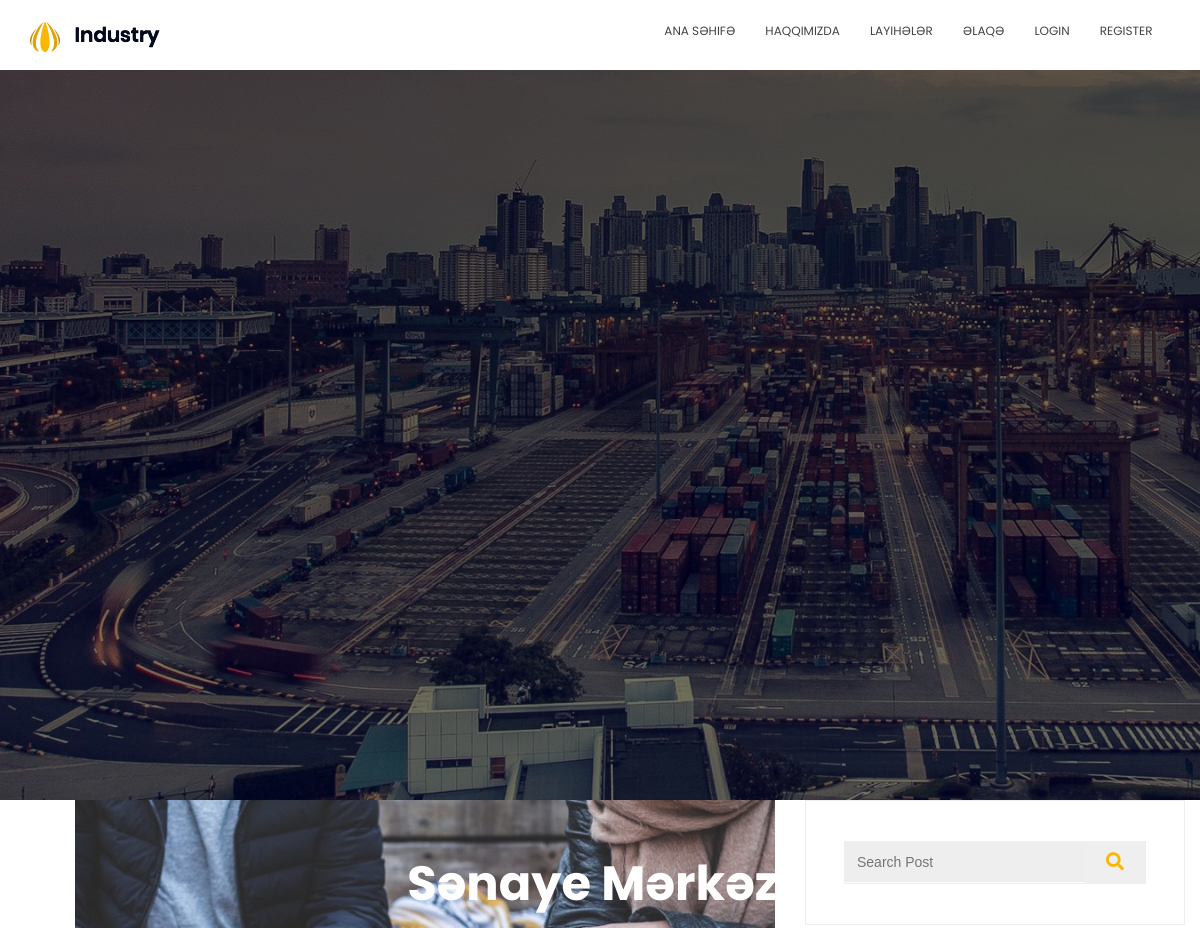
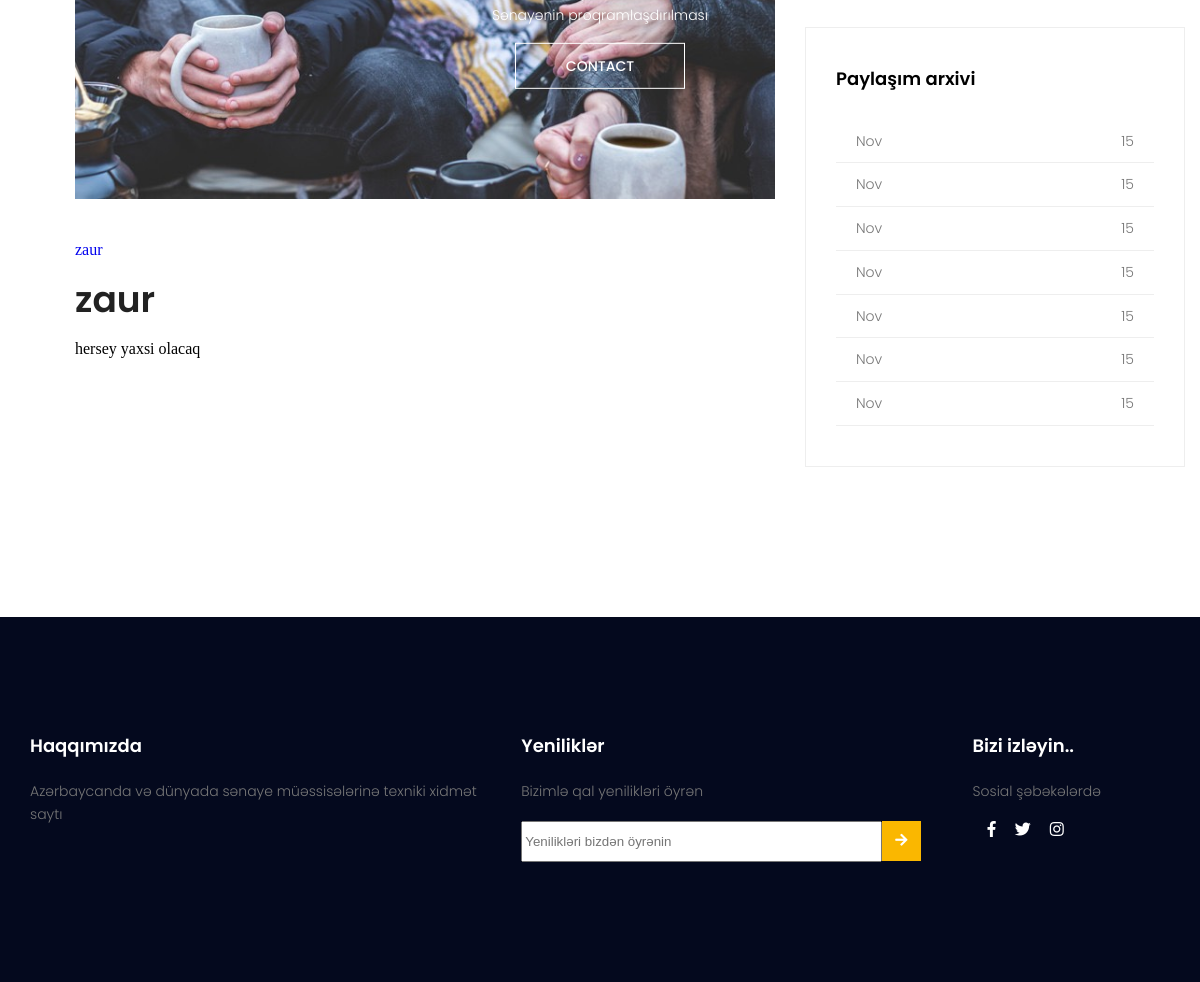
The page /industry/projects on the database its author committed (2 pictures, top to bottom).
### app/models.py (models this page shows, shortened)
class Project(db.Model):
    id=db.Column(db.Integer, primary_key=True)
    title = db.Column(db.String(255), nullable=False)
    category=db.Column(db.String(255), nullable=False)
    text=db.Column(db.Text(), nullable=False)
    photoURL=db.Column(db.String())

### app/views.py (the view)
@app.route('/industry/projects')
def appprojects():
    alldata=Project.query.all()
    return render_template('app/projects.html', allprojects=alldata)

### templates/app/projects.html (shortened to what this page needs)
{% extends '/app/layout.html' %}
{% block pageinner%}
    <section class="blog">
        <div class="container">
            <div class="row">
                <div class="col-md-8">
                    {% for row in allprojects%}
                    <div class="single-post">
                        <img src="../../static/admin/{{row.photoURL}}" class="single-img" alt="">
                        <ul class="tags">
                            <li><a href="#">{{row.category}}</a></li>
                        </ul>
                        <h1>{{row.title}}</h1>
                        <p>{{row.text}}</p>
                    </div>
                    {% endfor %}
                </div>
                <div class="col-md-4">
                    <div class="widget">
                        <form action="" class="post-search" style="margin:auto; max-width:300px;">
                            <input type="text" placeholder="Search Post" name="search2">
                            <button type="submit">
                                <i class="fa fa-search"></i>
                            </button>
                        </form>
                    </div>
                    <div class="widget">
                        <h4 class="widget-title">Paylaşım arxivi</h4>
                        <ul>
                            <li>
                                <a href="#" class="widget-link">
                                    <h6>Nov</h6>
                                    <span>15</span>
                                </a>
                            </li>
                            <li>
                                <a href="#" class="widget-link">
                                    <h6>Nov</h6>
                                    <span>15</span>
                                </a>
                            </li>
                            <li>
                                <a href="#" class="widget-link">
                                    <h6>Nov</h6>
                                    <span>15</span>
                                </a>
                            </li>
                            <li>
                                <a href="#" class="widget-link">
                                    <h6>Nov</h6>
                                    <span>15</span>
                                </a>
                            </li>
                            <li>
                                <a href="#" class="widget-link">
                                    <h6>Nov</h6>
                                    <span>15</span>
                                </a>
                            </li>
                            <li>
                                <a href="#" class="widget-link">
                                    <h6>Nov</h6>
                                    <span>15</span>
                                </a>
                            </li>
                            <li>
                                <a href="#" class="widget-link">
                                    <h6>Nov</h6>
                                    <span>15</span>
                                </a>
                            </li>
                        </ul>
                    </div>
                </div>
            </div>
        </div>
    </section>
{% endblock pageinner%}

### css/main.css (style rules this page uses)
html, body, div, span, applet, object, iframe, h1, h2, h3, h4, h5, h6, p, blockquote, pre, a, abbr, acronym, address, big, cite, code, del, dfn, em, img, ins, kbd, q, s, samp, small, strike, strong, sub, sup, tt, var, b, u, i, center, dl, dt, dd, ol, ul, li, fieldset, form, label, legend, table, caption, tbody, tfoot, thead, tr, th, td, article, aside, canvas, details, embed, figure, figcaption, footer, header, hgroup, menu, nav, output, ruby, section, summary, time, mark, audio, video { margin: 0; padding: 0; border: 0; font-size: 100%; font: inherit; vertical-align: baseline; }
article, aside, details, figcaption, figure, footer, header, hgroup, menu, nav, section { display: block; }
body { line-height: 1; }
ol, ul { list-style: none; }
.row { width: 1140px; display: flex; justify-content: space-between; }
.col-md-8 { width: 66.666%; }
.col-md-4 { width: 33.3333%; }
.blog { margin-bottom: 120px; }
.container { width: 100%; margin: 0px auto; padding: 0px 15px; }
.row { display: flex; flex-wrap: wrap; justify-content: center; margin-right: auto; margin-left: auto; max-width: 1140px; }
.single-post { padding: 0 30px; margin-bottom: 30px; }
.single-img { max-width: 100%; height: auto; }
.tags { display: flex; margin-top: 40px; margin-bottom: 20px; }
.tags li a { text-decoration: none; }
.single-post h1 { font-size: 36px; font-family: "Poppins", sans-serif; color: #222222; font-weight: 600; line-height: 1.2em; text-align: left; margin-bottom: 20px; }
.widget { border: 1px solid #eee; padding: 40px 30px; margin-bottom: 30px; }
.post-search { border: 1px solid #eee; }
.post-search::after { content: ""; clear: both; display: table; }
.post-search input[type=text] { padding: 12px; font-size: 14px; border: none; float: left; width: 72%; background: #eee; }
.post-search button { float: left; width: 20%; padding: 10px; color: white; font-size: 18px; border: none; cursor: pointer; }
.post-search i { color: #fab700; }
.widget-title { font-family: "Poppins", sans-serif; font-size: 18px; line-height: 1.2em !important; font-weight: 600; margin-bottom: 30px; }
.widget-link { display: flex; justify-content: space-between; align-items: center; text-decoration: none; font-size: 14px; font-weight: 300; line-height: 1.625em; font-family: "Poppins", sans-serif; color: #777777; }
.widget ul li { padding: 10px 20px; border-bottom: 1px solid #eee; }

### rows shown on the page
Project: category "zaur", title "zaur", text "hersey yaxsi olacaq"
